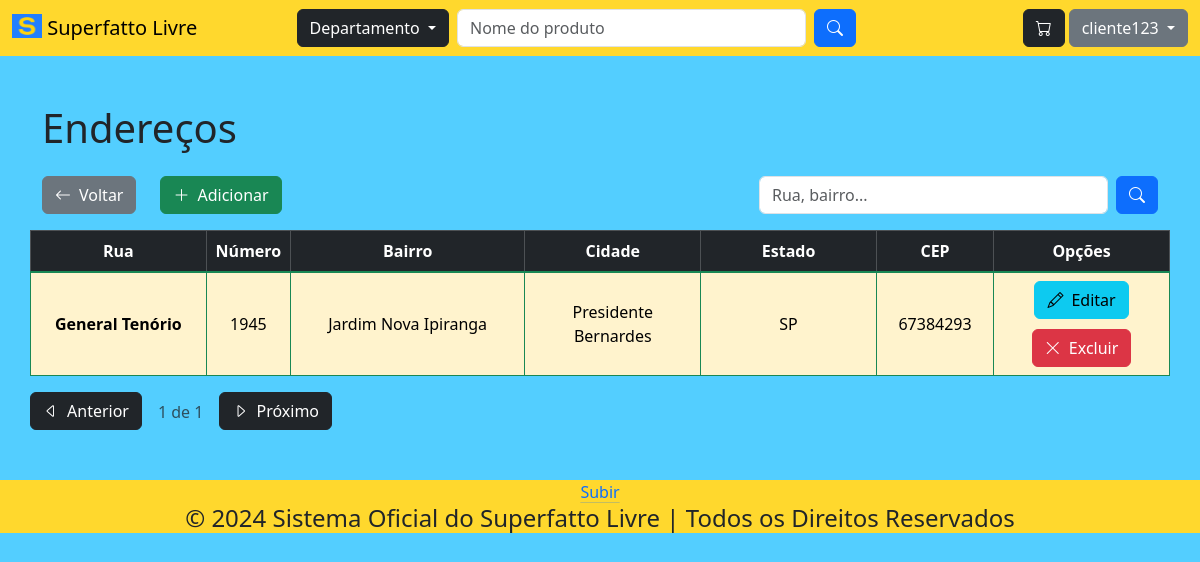
The app's page /endereco (signed in) with its own data.
### tables this page shows
CREATE TABLE IF NOT EXISTS `endereco` (
  `codigo` INT NOT NULL AUTO_INCREMENT,
  `rua` VARCHAR(45) NULL,
  `numero` INT NULL,
  `bairro` VARCHAR(45) NULL,
  `cidade` VARCHAR(45) NULL,
  `estado` VARCHAR(45) NULL,
  `cep` VARCHAR(45) NULL,
  `cod_cliente` INT NOT NULL,
  PRIMARY KEY (`codigo`),
  INDEX `fk_endereco_cliente1_idx` (`cod_cliente` ASC),
  CONSTRAINT `fk_endereco_cliente1`
    FOREIGN KEY (`cod_cliente`)
    REFERENCES `cliente` (`codigo`)
    ON DELETE CASCADE
    ON UPDATE CASCADE);

### App/Controller/BaseController.php (called while the page is built, shortened)
<?php
abstract class BaseController
{
    protected array $dados;
    public function __construct()
    {
        $this->dados = [];
    }
    public function renderizar(string $view)
    {
        $dados = $this->getDados();
        require_once PATH . '/App/View/layout/header.php';
        require_once PATH . '/App/View/layout/menu.php';
        require_once PATH . '/App/View/' . $view . '.php';
        require_once PATH . '/App/View/layout/footer.php';
    }
    public function getDados()
    {
        return $this->dados;
    }
    public function setDados($nomeChave, $valorDado)
    {
        if ($nomeChave != "" && $valorDado != "") {
            $this->dados[$nomeChave] = $valorDado;
        }
    }
}

### index.php (called while the page is built, shortened)
<?php
try
{
    $app = new App();
    $app->identificarController();
    $app->executarController();
} catch (Exception $excecao) {
    throw new Exception("Erro na execução do sistema", $excecao->getCode());
}

### App/Model/Entidades/Endereco.php (called while the page is built, shortened)
<?php
class Endereco
{
    private int $codigo;
    private string $rua;
    private int $numero;
    private string $bairro;
    private string $cidade;
    private string $estado;
    private string $cep;
    private Cliente $cliente;
    public function __construct(int $codigo = 0, string $rua = "", int $numero = 0, string $bairro = "",
    string $cidade = "", string $estado = "", string $cep = "", int $cod_cliente = 0)
    {
        $this->codigo = $codigo;
        $this->rua = $rua;
        $this->numero = $numero;
        $this->bairro = $bairro;
        $this->cidade = $cidade;
        $this->estado = $estado;
        $this->cep = $cep;
        $this->cliente = new Cliente($cod_cliente);
    }
    public function listarPaginacao($indice, $limitePorPagina, $busca = "")
    {
        $enderecoDAO = new EnderecoDAO();
        $resultado = $enderecoDAO->listarPaginacao($indice, $limitePorPagina, $busca, $this->getCliente()->getCodigo());
        return $resultado;
    }
    public function getCodigo() : int
    {
        return $this->codigo;
    }
    public function getRua() : string
    {
        return $this->rua;
    }
    public function getNumero() : int
    {
        return $this->numero;
    }
    public function getBairro() : string
    {
        return $this->bairro;
    }
    public function getCidade() : string
    {
        return $this->cidade;
    }
    public function getEstado() : string
    {
        return $this->estado;
    }
    public function getCep() : string
    {
        return $this->cep;
    }
    public function getCliente() : Cliente
    {
        return $this->cliente;
    }
}

### App/Model/DAO/BaseDAO.php (called while the page is built, shortened)
<?php
abstract class BaseDAO
{
    private $conexao;
    public function __construct()
    {
        $this->conexao = Conexao::getConexao();
    }
    public function select($sql)
    {
        return $this->conexao->query($sql);
    }
}

### App/Lib/Conexao.php (called while the page is built, shortened)
<?php
class Conexao
{
    public static function getConexao()
    {
        $dsn = DB_DRIVER . ':host=' . DB_HOST . ';dbname=' . DB_NAME . ";";
        $conexao = new PDO($dsn , DB_USER, DB_PASSWORD);
        $conexao->setAttribute(PDO::ATTR_ERRMODE, PDO::ERRMODE_EXCEPTION);
        return $conexao;
    }
}

### App/Model/DAO/EnderecoDAO.php (called while the page is built, shortened)
<?php
class EnderecoDAO extends BaseDAO
{
    public function listarPaginacao($indice, $limitePorPagina, $busca = "", $cod_cliente)
    {
        try {
            $pdoStatement = $this->select("SELECT * FROM endereco
                WHERE cod_cliente = $cod_cliente
            AND (rua LIKE '%$busca%' OR numero LIKE '%$busca%'
            OR bairro LIKE '%$busca%' OR cidade LIKE '%$busca%'
            OR estado LIKE '%$busca%' OR cep LIKE '%$busca%') LIMIT $indice, $limitePorPagina");
            $arrayEnderecos = $pdoStatement->fetchAll(PDO::FETCH_ASSOC);
            $enderecos = [];
            foreach($arrayEnderecos as $enderecoEncontrado)
            {
                $endereco = new Endereco(
                    $enderecoEncontrado['codigo'],
                    $enderecoEncontrado['rua'],
                    $enderecoEncontrado['numero'],
                    $enderecoEncontrado['bairro'],
                    $enderecoEncontrado['cidade'],
                    $enderecoEncontrado['estado'],
                    $enderecoEncontrado['cep']
                );
                $enderecos[] = $endereco;
            }
            return $enderecos;
        }
        catch (Exception $excecao) {
            $erro = new Exception("Erro " . $excecao->getCode() . ". Erro no acesso aos dados");
            return $erro;
        }
    }
}

### App/View/endereco/index.php (the view, shortened to what this page needs)
<div class="container-sm my-5">
  <div class="row mb-3">
    <div class="col-auto">
      <h1>Endereços</h1>
    </div>
  </div>
  <div class="row mb-3">
    <div class="col-auto">
      <a href="http://<?=APP_HOST?>/conta/encaminharPerfil" class="btn btn-secondary">
        <i class="bi bi-arrow-left">&ensp;</i>Voltar
      </a>
    </div>
    <div class="col-auto">
      <a href="http://<?=APP_HOST?>/endereco/encaminharCadastro" class="btn btn-success">
        <i class="bi bi-plus-lg">&ensp;</i>Adicionar
      </a>
    </div>
    <div class="col-auto mx-auto me-0">
      <form class="d-flex" method="GET" action="http://<?=APP_HOST?>/endereco">
        <input class="form-control me-2" type="search" size="30" id="busca" name="busca" placeholder="Rua, bairro...">
        <button class="btn btn-primary" type="submit">
          <i class="bi bi-search"></i>
        </button>
      </form>
    </div>
  </div>
  <?php if (isset($dados['enderecos']) && !empty($dados['enderecos'])) { ?>
    <div class="row">
      <div class="col table-responsive-md px-0">
        <table class="table table-bordered align-middle">
          <thead class="table-dark text-center">
            <tr>
              <th scope="col" style="width:15%;">Rua</th>
              <th scope="col" style="width:5%;">Número</th>
              <th scope="col" style="width:20%;">Bairro</th>
              <th scope="col" style="width:15%;">Cidade</th>
              <th scope="col" style="width:15%;">Estado</th>
              <th scope="col" style="width:10%;">CEP</th>
              <th scope="col" style="width:15%;">Opções</th>
            </tr>
          </thead>
          <tbody class="table-group-divider table-warning border-success text-center">
            <?php foreach ($dados['enderecos'] as $endereco) { ?>
              <tr>
                <th scope="row"><?= $endereco->getRua() ?></th>
                <td><?= $endereco->getNumero() ?></td>
                <td><?= $endereco->getBairro() ?></td>
                <td><?= $endereco->getCidade() ?></td>
                <td><?= $endereco->getEstado() ?></td>
                <td><?= $endereco->getCep() ?></td>
                <td>
                  <a href="http://<?=APP_HOST?>/endereco/encaminharEdicao/<?= $endereco->getCodigo() ?>"
                  class="btn btn-info editar">
                    <i class="bi bi-pencil">&ensp;</i>Editar
                  </a>
                  <a href="http://<?=APP_HOST?>/endereco/encaminharExclusao/<?= $endereco->getCodigo() ?>"
                  class="btn btn-danger excluir">
                    <i class="bi bi-x-lg">&ensp;</i>Excluir
                  </a>
                </td>
              </tr>
            <?php } ?>
          </tbody>
        </table>
      </div>
    </div>
    <?= $dados['paginacao'] ?>
  <?php } else if (isset($dados['enderecos']) && empty($dados['enderecos'])) { ?>
    <div class="row">
      <div class="col alert alert-dark">
        <h2>Não há cadastros.</h2>
      </div>
    </div>
  <?php } ?>
</div>

### public/css/estilo.css (style rules this page uses)
body { background-color: #53ceff; }

### records on screen
endereco: rua "General Tenório", numero "1945", bairro "Jardim Nova Ipiranga", cidade "Presidente Bernardes", estado "SP", cep "67384293"

### other values on screen
$sessao::getNomeUsuario() "cliente123"
$paginaSelecionada "1"
$totalPaginas "1"
